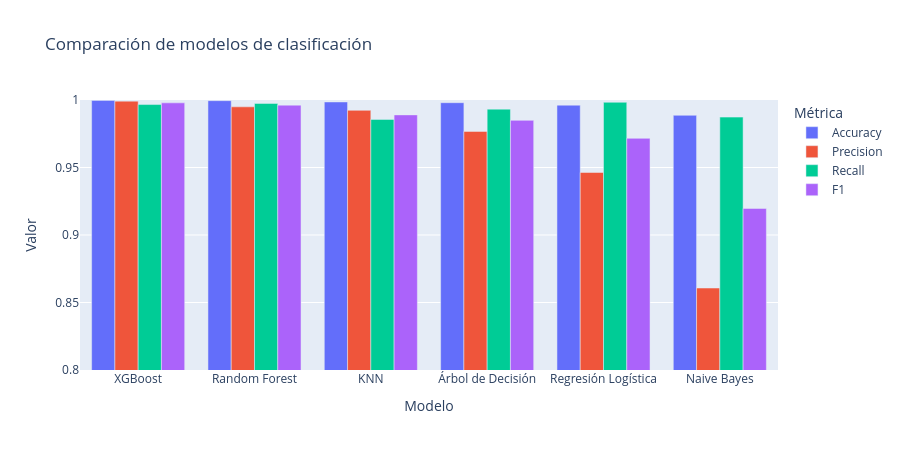

This figure's notebook cell:
### Markdown cell above
### 10.4 Visualización comparativa y selección del mejor modelo

### Code cell
fig = px.bar(tabla.melt(id_vars="Modelo",
                        value_vars=["Accuracy", "Precision", "Recall", "F1"],
                        var_name="Métrica", value_name="Valor"),
             x="Modelo", y="Valor", color="Métrica", barmode="group",
             title="Comparación de modelos de clasificación")
fig.update_layout(height=450, yaxis_range=[0.8, 1.0]); fig.show()

mejor = tabla.iloc[0]["Modelo"]
print(f"Mejor modelo por F1: {mejor}")

### Figure 1 — Plotly figure (JSON) as saved in the notebook; plotly's stock layout.template omitted (floating-point values rounded to 4 significant figures)
{"data": [{"alignmentgroup": "True", "hovertemplate": "Métrica=Accuracy<br>Modelo=%{x}<br>Valor=%{y}<extra></extra>", "legendgroup": "Accuracy", "marker": {"color": "#636efa", "pattern": {"shape": ""}}, "name": "Accuracy", "offsetgroup": "Accuracy", "orientation": "v", "showlegend": true, "textposition": "auto", "type": "bar", "x": ["XGBoost", "Random Forest", "KNN", "Árbol de Decisión", "Regresión Logística", "Naive Bayes"], "xaxis": "x", "y": [0.9997, 0.9995, 0.9986, 0.998, 0.9962, 0.9887], "yaxis": "y"}, {"alignmentgroup": "True", "hovertemplate": "Métrica=Precision<br>Modelo=%{x}<br>Valor=%{y}<extra></extra>", "legendgroup": "Precision", "marker": {"color": "#EF553B", "pattern": {"shape": ""}}, "name": "Precision", "offsetgroup": "Precision", "orientation": "v", "showlegend": true, "textposition": "auto", "type": "bar", "x": ["XGBoost", "Random Forest", "KNN", "Árbol de Decisión", "Regresión Logística", "Naive Bayes"], "xaxis": "x", "y": [0.9992, 0.9949, 0.9923, 0.9767, 0.9463, 0.8607], "yaxis": "y"}, {"alignmentgroup": "True", "hovertemplate": "Métrica=Recall<br>Modelo=%{x}<br>Valor=%{y}<extra></extra>", "legendgroup": "Recall", "marker": {"color": "#00cc96", "pattern": {"shape": ""}}, "name": "Recall", "offsetgroup": "Recall", "orientation": "v", "showlegend": true, "textposition": "auto", "type": "bar", "x": ["XGBoost", "Random Forest", "KNN", "Árbol de Decisión", "Regresión Logística", "Naive Bayes"], "xaxis": "x", "y": [0.9966, 0.9975, 0.9856, 0.9932, 0.9983, 0.9873], "yaxis": "y"}, {"alignmentgroup": "True", "hovertemplate": "Métrica=F1<br>Modelo=%{x}<br>Valor=%{y}<extra></extra>", "legendgroup": "F1", "marker": {"color": "#ab63fa", "pattern": {"shape": ""}}, "name": "F1", "offsetgroup": "F1", "orientation": "v", "showlegend": true, "textposition": "auto", "type": "bar", "x": ["XGBoost", "Random Forest", "KNN", "Árbol de Decisión", "Regresión Logística", "Naive Bayes"], "xaxis": "x", "y": [0.9979, 0.9962, 0.989, 0.9849, 0.9716, 0.9197], "yaxis": "y"}], "layout": {"barmode": "group", "height": 450, "legend": {"title": {"text": "Métrica"}, "tracegroupgap": 0}, "title": {"text": "Comparación de modelos de clasificación"}, "xaxis": {"anchor": "y", "domain": [0, 1], "title": {"text": "Modelo"}}, "yaxis": {"anchor": "x", "domain": [0, 1], "range": [0.8, 1], "title": {"text": "Valor"}}}}
